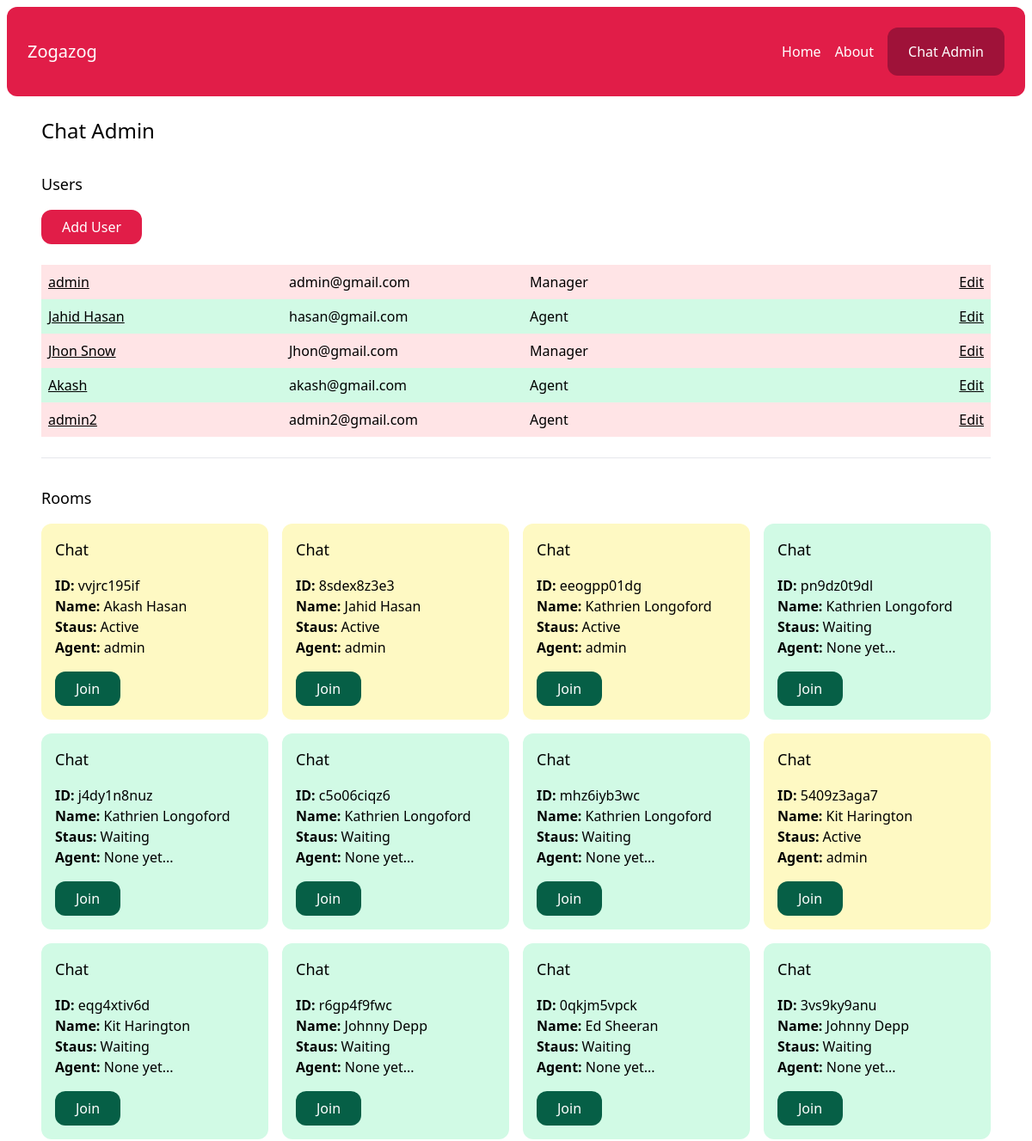
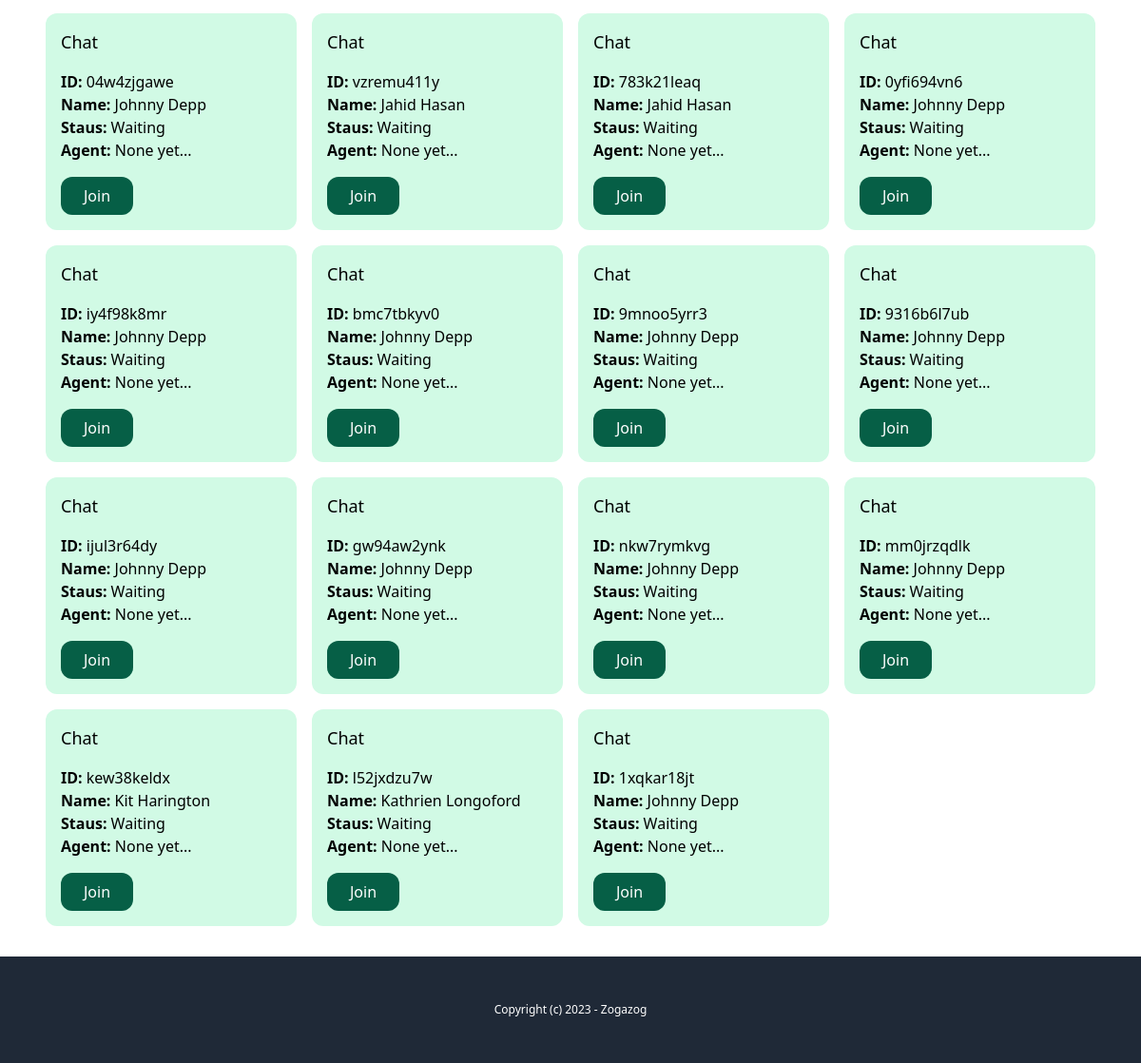
The app's page /chat-admin/ (signed in), older data (2 pictures, top to bottom).
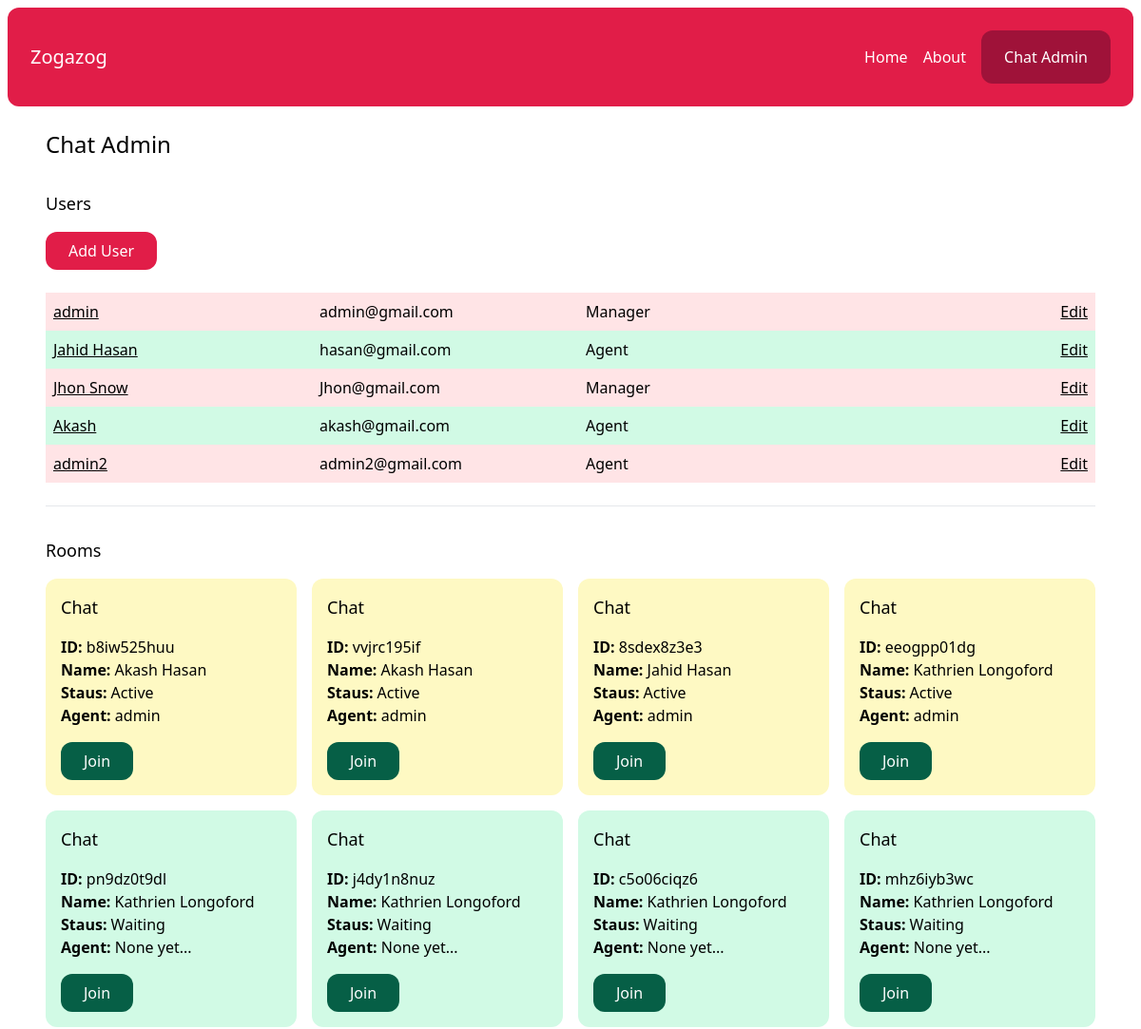
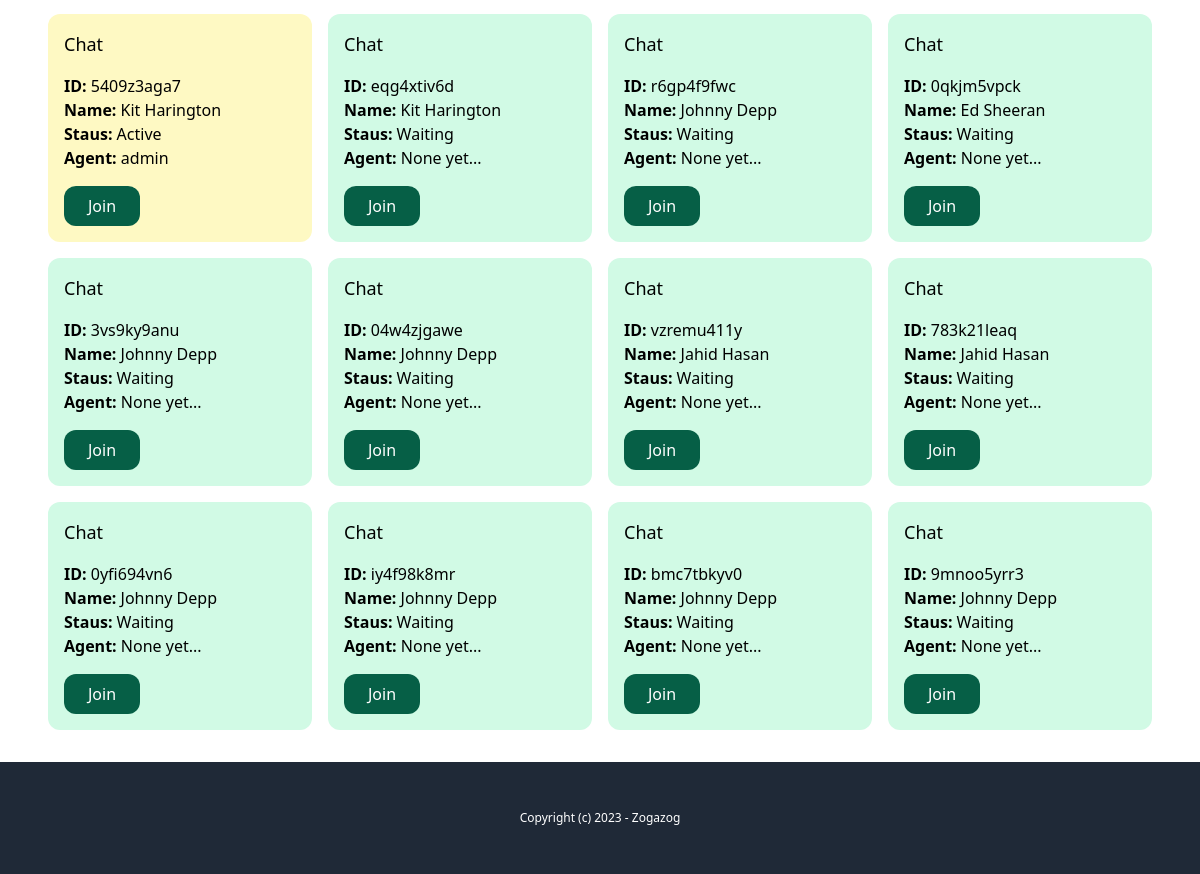
The same page, newer data (2 pictures, top to bottom).
### account/models.py (models this page shows)
class User(AbstractBaseUser, PermissionsMixin):
    AGENT = 'agent'
    MANAGER = 'manager'
    ROLES_CHOICES = (
        (AGENT, 'Agent'),
        (MANAGER, 'Manager'),
    )
    id = models.UUIDField(primary_key=True, default=uuid.uuid4, editable=False)
    email = models.EmailField(unique=True)
    name = models.CharField(max_length=255, blank=True, default='')
    role = models.CharField(max_length=20, choices=ROLES_CHOICES, default=AGENT)
    is_active = models.BooleanField(default=True)
    is_superuser = models.BooleanField(default=False)
    is_staff = models.BooleanField(default=False)
    date_joined = models.DateTimeField(default=timezone.now)
    last_login = models.DateTimeField(blank=True, null=True)
    objects = CustomUserManager()
    USERNAME_FIELD = 'email'
    EMAIL_FIELD = 'email'
    REQUIRED_FIELDS = ['name']

### chat/models.py (models this page shows, shortened)
class Room(models.Model):
    WAITING = 'waiting'
    ACTIVE = 'active'
    CLOSED = 'closed'
    CHOICES_STATUS = (
        (WAITING, 'Waiting'),
        (ACTIVE, 'Active'),
        (CLOSED, 'Closed'),
    )
    uuid = models.CharField(_("UUID"), max_length=255)
    client = models.CharField(_("Client"), max_length=255)
    agent = models.ForeignKey(User, related_name='rooms',blank=True,null=True, on_delete=models.SET_NULL)
    messages = models.ManyToManyField(Message, blank=True)
    url = models.CharField(_("URL"), max_length=255,blank=True,null=True)
    status = models.CharField(_("STATUS"), max_length=20,choices=CHOICES_STATUS,default=WAITING)
    created_at = models.DateTimeField(_("Created At"), auto_now=False, auto_now_add=True)
    class Meta:
        ordering = ('-created_at',)

### chat/views.py (the view)
# urls.py: path('chat-admin/', views.admin, name="chat-admin"),
@login_required
def admin(request):
    rooms = Room.objects.all()
    users = User.objects.filter(is_staff=True)
    return render(request, 'chat/admin.html', {'rooms': rooms, 'users':users})

### chat/templates/chat/admin.html
{% extends "core/base.html" %}
{% load static %}
{% block content %}
    <h1 class="text-2xl">Chat Admin</h1>
    {% if perms.user.add_user %}
        <div class="mt-8">
            <h2 class="mb-4 text-lg">Users</h2>
            <a href="{% url "chat:add_user" %}" class="inline-block py-2 px-6 bg-rose-600 text-white rounded-xl">Add User</a>
            <div class="mt-6 ">
                {% for user in users %}
                    <div class="grid grid-cols-4 gap-4 py-2 {% cycle 'bg-rose-100' 'bg-emerald-100' %}">
                        <p class="px-2">
                            <a class="underline" href="{% url "chat:user_detail" user.pk %}">{{user.name}}</a>
                        </p>
                        <p class="px-2">{{user.email}}</p>
                        <p class="px-2">{{user.get_role_display}}</p>
                        <p class="px-2 text-right">
                            <a href="#" class="underline">Edit</a>
                        </p>
                    </div>
                {% endfor %}
            </div>
        </div>
    {% endif %}
    <hr class="my-6">
    <div class="mt-8">
        <h2 class="mb-4 text-lg">Rooms</h2>
        {% include "chat/partials/room_list.html" %}
    </div>
{% endblock content %}

### core/templates/core/base.html (shortened to what this page needs)
{% load static %}
<!doctype html>
<html>
    <head>
        <link rel="stylesheet" type="text/css" href="{% static 'css/main.min.css' %}">
    </head>
    <body>
        <div class="p-2">
            <nav class="p-6 bg-rose-600 text-white flex justify-between items-center rounded-xl">
                <a href="{% url 'core:index' %}" class="text-xl">Zogazog</a>
                <div class="flex items-center space-x-4">
                    <a href="{% url 'core:index' %}">Home</a>
                    <a href="{% url 'core:about' %}">About</a>
                    {% if request.user.is_authenticated %}
                        <a href="{% url "chat:chat-admin" %}" class="inline-block py-4 px-6 bg-rose-800 rounded-xl">Chat Admin</a>
                    {% endif %}
                </div>
            </nav>
            <main class="max-w-6xl mx-auto p-6">
                {% block content %}
                {% endblock %}
            </main>
        </div>
        <footer class="py-12 px-6 bg-gray-800 text-white text-center text-xs">
            <p>Copyright (c) 2023 - Zogazog</p>
        </footer>
    </body>
</html>

### chat/templates/chat/partials/room_list.html
<div class="grid grid-cols-4 gap-4">
    {% for room in rooms %}
        <div class="p-4 rounded-xl {% if room.status == 'waiting' %}bg-emerald-100 {% elif room.status == 'active' %} bg-yellow-100 {% else %} bg-gray-100 {% endif %}">
            <h3 class="mb-4 text-lg">Chat</h3>
            <p>
                <b>ID: </b>{{room.uuid}} <br>
                <b>Name: </b> {{room.client}}<br>
                <b>Staus: </b> {{room.get_status_display}}<br>
                <b>Agent: </b> {% firstof room.agent.name  'None yet...' %}
            </p>
            <a href="{% url "chat:chat-room" room.uuid %}" class="mt-4 inline-block py-2 px-6 bg-emerald-800 text-white rounded-xl">Join</a>
        </div>
    {% endfor %}
</div>

Row changes from the older to the newer data that the page shows:
removed Room: uuid "9316b6l7ub", client "Johnny Depp", status "Waiting", agent "None yet..."
removed Room: uuid "ijul3r64dy", client "Johnny Depp", status "Waiting", agent "None yet..."
removed Room: uuid "gw94aw2ynk", client "Johnny Depp", status "Waiting", agent "None yet..."
removed Room: uuid "nkw7rymkvg", client "Johnny Depp", status "Waiting", agent "None yet..."
removed Room: uuid "mm0jrzqdlk", client "Johnny Depp", status "Waiting", agent "None yet..."
removed Room: uuid "kew38keldx", client "Kit Harington", status "Waiting", agent "None yet..."
removed Room: uuid "l52jxdzu7w", client "Kathrien Longoford", status "Waiting", agent "None yet..."
removed Room: uuid "1xqkar18jt", client "Johnny Depp", status "Waiting", agent "None yet..."
added Room: uuid "b8iw525huu", client "Akash Hasan", status "Active", agent.name "admin"
